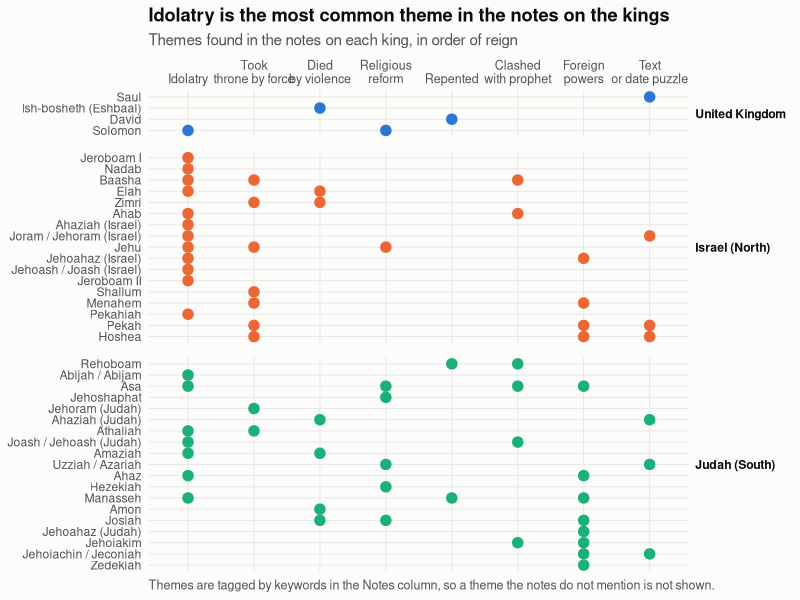
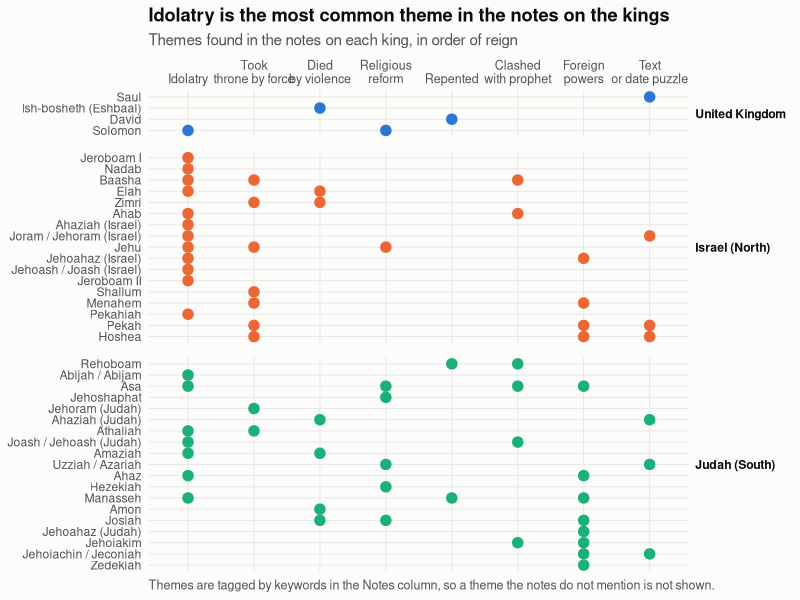

R code for these plots, in order:
library(tidyverse)

#### loading the data set ##########
Monarchs <- read_csv("IsraelMonarchs_v2.csv")

#### tagging themes in each king's notes ##########
kingdom_cols <- c("United Kingdom" = "#2a78d6",
                  "Israel (North)" = "#eb6834",
                  "Judah (South)"  = "#1baf7a")

# theme -> keywords searched for in the Notes column (edit these to change the tagging)
themes <- c("Idolatry"              = "Baal|idol|golden calves|sins?\\b|astral|gods|sorcery|pass through the fire",
           "Took throne by force"  = "(^|\\. )Assassinated [A-Z]|Killed Shallum|Murdered his brothers|Seized the throne|by coup",
           "Died by violence"      = "while drunk|assassinated by|Killed in a conspiracy|Killed at Megiddo|killed by Jehu|burned the palace over himself|Assassinated by his own servants",
           "Religious reform"      = "Removed|restored Temple|reform|Sent teachers|destroyed Baal|Sought God|Trusted in the LORD|asked God for wisdom",
           "Repented"              = "repent",
           "Clashed with prophet"  = "opposed by Elijah|Condemned by the prophet|rebuked|imprisoned the seer|Jeremiah.s scroll|stoned",
           "Foreign powers"        = "Assyria|Babylon|Nebuchadnezzar|Pharaoh|Egypt|Aram",
           "Text or date puzzle"   = "scribal|Masoretic|numeral gap|chronologically|second synchronism|co-regen")

king_themes <- Monarchs %>%
  mutate(Kingdom = recode(Kingdom,
                          "United Kingdom of Israel"   = "United Kingdom",
                          "Northern Kingdom of Israel" = "Israel (North)",
                          "Southern Kingdom (Judah)"   = "Judah (South)"),
         Kingdom = factor(Kingdom, levels = names(kingdom_cols)),
         King = fct_reorder(`Name of King`, `#`, .desc = TRUE)) %>%
  select(King, Kingdom, Notes) %>%
  crossing(Theme = names(themes)) %>%
  filter(str_detect(Notes, themes[Theme])) %>%
  mutate(Theme = factor(Theme, levels = names(themes)))

#### chart ##########
notes_chart <- ggplot(king_themes, aes(x = Theme, y = King, colour = Kingdom)) +
  geom_point(size = 3.2) +
  facet_grid(Kingdom ~ ., scales = "free_y", space = "free_y") +
  scale_colour_manual(values = kingdom_cols, guide = "none") +
  scale_x_discrete(position = "top", drop = FALSE,
                   labels = function(x) str_replace(x, " ", "\n")) +
  labs(title = "Idolatry is the most common theme in the notes on the kings",
       subtitle = "Themes found in the notes on each king, in order of reign",
       caption = "Themes are tagged by keywords in the Notes column, so a theme the notes do not mention is not shown.",
       x = NULL, y = NULL) +
  theme_minimal(base_size = 11) +
  theme(plot.background    = element_rect(fill = "#fcfcfb", colour = NA),
        panel.grid.minor   = element_blank(),
        panel.grid.major   = element_line(colour = "#e6e5e1", linewidth = 0.3),
        panel.spacing.y    = unit(10, "pt"),
        strip.text.y       = element_text(angle = 0, hjust = 0, face = "bold", colour = "#0b0b0b"),
        plot.title         = element_text(face = "bold", colour = "#0b0b0b"),
        plot.subtitle      = element_text(colour = "#52514e"),
        plot.caption       = element_text(colour = "#52514e", hjust = 0, size = 9),
        axis.text          = element_text(colour = "#52514e"),
        axis.text.x.top    = element_text(vjust = 0, size = 9))

notes_chart

ggsave("Kings_by_notes.png", notes_chart, width = 9, height = 10, dpi = 200)
